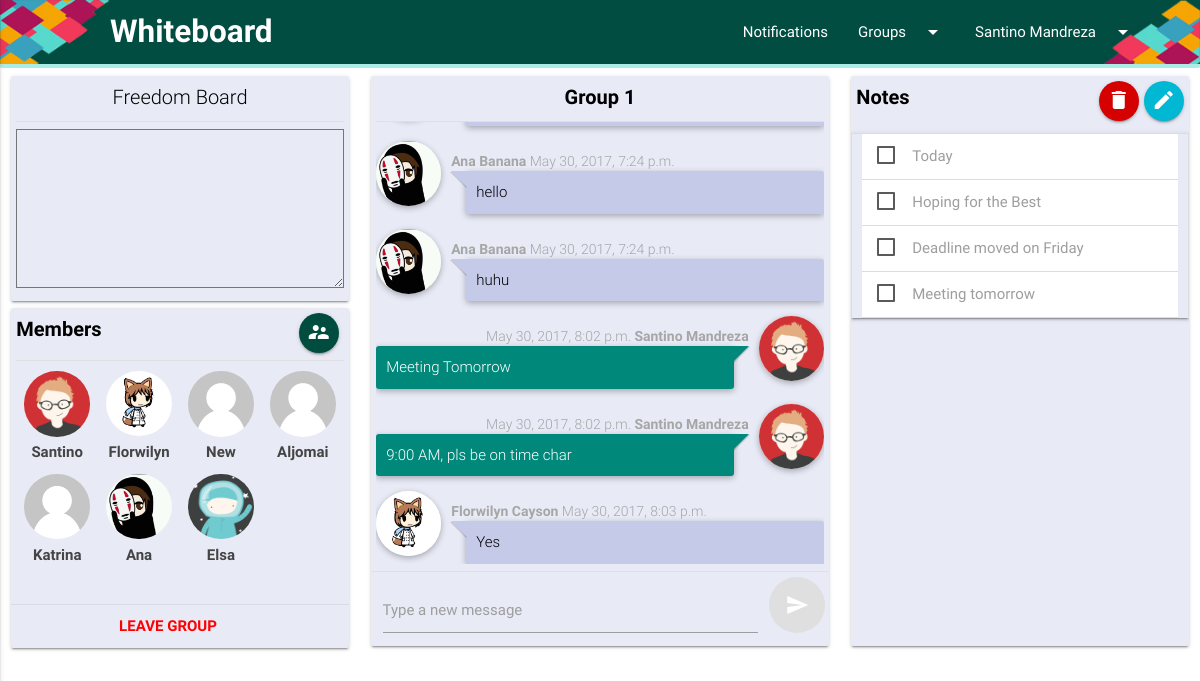
The page /group/1/ (signed in) on the database its author committed.
### user_profile/models.py (models this page shows, shortened)
class Users(models.Model):
	user = models.OneToOneField(User, on_delete=models.CASCADE)
	first_name = models.CharField(max_length=25)
	last_name = models.CharField(max_length=25)
	date_joined = models.DateTimeField(auto_now_add=True)
	prof_pic = models.ImageField(upload_to = './storage/', default = 'storage/default-avatar.png')

### whiteboard/models.py (models this page shows, shortened)
class Member(models.Model):
	group = models.ForeignKey(Group, on_delete=models.CASCADE)
	member = models.ForeignKey(Users, on_delete=models.CASCADE, related_name="is_a_member_of")

class Group(models.Model):
	group_name = models.CharField(max_length = 10)
	date_created = models.DateTimeField(auto_now_add=True)
	owner = models.ForeignKey(Users, null=True, default=None, on_delete=models.SET_NULL, related_name="owns")
	def __str__(self):
   		return self.group_name

class Chat(models.Model):
	sender = models.ForeignKey(Users,null=True, default=None, on_delete=models.SET_NULL)
	group = models.ForeignKey(Group, on_delete=models.CASCADE)
	content = models.CharField(max_length=200)
	date_sent = models.DateTimeField(auto_now_add=True)

class Note(models.Model):
	note = models.CharField(max_length=100)
	owner = models.ForeignKey(Group,on_delete=models.CASCADE)
	attachment = models.FileField(upload_to = './storage/',null=True)
	new = models.BooleanField(default=True)

### Project/views.py (the view)
# urls.py: url(r'^group/(?P<group_id>\d+)/$', views.index, name='group'),
def index(request, group_id):
	if request.user.is_authenticated():
		user_id = request.user.id
		user = Users.objects.get(user__id=user_id)
		is_member_of = get_list_or_404(Member, member__pk=user.id, group__id=group_id)
		group = Member.objects.filter(member__pk=user.pk)
		group_name = Group.objects.get(id=group_id)
		members = Member.objects.filter(group__id=group_id)
		group_chat = Chat.objects.filter(group__id=group_id)
		notes = Note.objects.filter(owner__id=group_id).order_by('-id')
		return render(request, 'index.html', {'group_chat': group_chat, 'user': user, 'group': group, 'group_name': group_name, 'members': members, 'notes': notes, 'group_id': group_id})
	else:
		return redirect('signin')

### Project/templates/index.html (shortened to what this page needs)
{% extends "base.html" %}
{% load static %}
{% block content %}
<div class=" col s12 m6 l3">
	<div class="card indigo lighten-5" style="height: 225px; margin-bottom: 5px">
	    <div class="card-content black-text pull-down" style="padding: 5px;">
	        <span class="card-title center">Freedom Board</span>
	        <div class="divider"></div>
			<textarea id="wall" rows="7" style="height:auto; margin-top: 7px"></textarea>
	    </div>
    </div>
     <div class="card indigo lighten-5 height-fixed" style="margin-bottom: 0px">
	    <div class="card-content black-text pull-down" style="padding: 5px;">
	        <span class="card-title" style="margin-bottom: 15px"><b>Members</b><a class="btn-floating waves-effect waves-light teal darken-4 right" href="#add_membermodal" data-target="add_membermodal" style="margin-right: 5px"><i class="material-icons" style="margin-top: 3px">supervisor_account</i></a></span>
	        <div class="divider" style="margin-top: 3px"></div>
	        <ul class="users-list" id="members-list" style="height: 100%; overflow: auto; margin-bottom: 5px; margin-top: 10px">
	            {% for member in members %}
		            <li>
		            	<img class="member-img" src="{{ member.member.prof_pic.url }}">
		            	<span class="users-list-name">{{member.member.first_name}}</span>
		            </li>
		        {% endfor %}
	        </ul>
	    </div>
	    <div class="card-action center" style="padding: 10px">
	        <a href="/leave/{{group_id}}" style="color: red"><b>Leave group</b></a>
	    </div>
    </div>
</div>
<div class="col s12 m6 l5 x-margin">
	<div class="card indigo lighten-5 height-fixed-2">
	    <div class="card-content black-text pull-down" style="padding: 5px">
	        <span class="card-title" style="border-bottom-color: black; text-align: center;"><b>{{ group_name }}</b></span>
	        <div class="chat" style="height: 91%">
	            <ul style="overflow: auto; height: 100%" id="msg-list">
	               	{% for chat in group_chat %}
	               		{% if user.id != chat.sender.id %}
						    <li class="you">
						        <a class="user" href="#"><img alt="" src="{{ chat.sender.prof_pic.url }}" /></a>
						        <div class="date"><b>
						          {{ chat.sender.first_name }} {{ chat.sender.last_name }}</b>
						        	{{ chat.date_sent }}
						        </div>
						        <div class="message" id="other-color">
						          <p>{{ chat.content }}</p>
						        </div>
      						</li>
      					{% else %}
      						<li class="other">
							    <a class="user" href="#"><img alt="" src="{{ chat.sender.prof_pic.url }}" /></a>
							    <div class="date">{{ chat.date_sent }}     <b>{{ chat.sender.first_name }} {{ chat.sender.last_name }}</b></div>
							    <div class="message" id="you-color">
							        <p>{{ chat.content }}</p>
							    </div>
							</li>
						{% endif %}
					{% endfor %}
	               		</ul>
	               	</div>
			     </div>
			     <div class="divider"></div>
	            <div class="footer green lighten-5">
	            <form id="chat-form" method="post" action="/post/">
		              <div class="input-field col s12 m4 l8" style="width: 87%;" id="chat-msg">
			          <input id="message" type="text" class="validate">
			          <label for="message" class="text-indigo darken-4">Type a new message</label>
			        </div>
			        <button type="submit" class="btn-floating btn-large s12 m4 l2 teal darken-4" id="send" style="margin-top: 5px; float: left;"><i class="material-icons right">send</i></button>
			      </form>
	            </div>
	        </div>
	    </div>
	    <div class="col s12 m6 l3">
	        <div class="card indigo lighten-5" style="height: 570px;">
	            <div class="card-content black-text pull-down" style="padding: 0px; height: 92%">
	              <span class="card-title" style="padding: 5px"><b>Notes</b><a href="#add_notemodal" data-target="add_notemodal" class="btn-floating waves-effect waves-light cyan accent-4 right" style=" margin-left: 5px"><i class="material-icons" style="margin-top: 3px;">mode_edit</i></a><a id= "delete-btn" class="btn-floating waves-effect waves-light red accent-4 right"><i class="material-icons" style="margin-top: 3px">delete</i></a></span>
					  <form action="{% url 'delete' %}" method="POST" id="note-delete" style="overflow: auto; height: 97%">
					    <ul class="collapsible" data-collapsible="accordion" id="notes-list">
						    	{% for note in notes %}
						    	<li class="box-list">
								    <div class="collapsible-header" style="overflow: hidden;text-overflow: ellipsis; white-space: nowrap; ">
								      	<label for="{{note.id}}">{{note.note}}</label>
								    </div>
							    </li>
							    {% endfor %}
						</ul>
						 </form>
	            </div>
	        </div>
        </div>
{% endblock %}

### Project/templates/base.html (shortened to what this page needs)
{% load static %}
<!DOCTYPE html>
<html>
<head>
  <link rel="stylesheet" type="text/css" href="{% static 'materialize/css/materialize.min.css' %}">
  <link rel="stylesheet" type="text/css" href="{% static 'materialize/css/materialize.css' %}">
  <link rel="stylesheet" type="text/css" href="{% static 'materialize/css/theme.css' %}">
  <link rel="stylesheet" type="text/css" href="{% static 'materialize/css/dropify.css' %}">
  <link rel="stylesheet" type="text/css" href="{% static 'materialize/css/dropify.min.css' %}">
    <link rel="stylesheet" type="text/css" href="{% static 'sweetalert/sweetalert2.css' %}">
  <link rel="stylesheet" href="https://cdnjs.cloudflare.com/ajax/libs/font-awesome/4.7.0/css/font-awesome.min.css">
</head>
<body>
  <nav id="whiteboard" style="background-size: cover" class="teal darken-4">
    <div class="nav-wrapper nav-wrap">
      <a href="#!" class="brand-logo logo-pad" style="margin-left: 90px"><b>Whiteboard</b></a>
      <ul class="right hide-on-med-and-down">
        <li><a href="collapsible.html">Notifications</a></li>
        <li><a class="dropdown-button" href="#!" data-activates="groups">Groups<i class="material-icons right">arrow_drop_down</i></a></li>
        <li><a class="dropdown-button" href="#!" data-activates="dropdown1">{{ user.first_name }} {{ user.last_name }}<i class="material-icons right">arrow_drop_down</i></a></li>
      </ul>
    </div>
  </nav>
  <div class="progress" style="margin: 0px;">
  </div>
  <div class="row" style="margin-bottom: 0px;">
    {% block content %}
    {% endblock %}
  </div>
</body>
</html>

### rows shown on the page
Users: first_name "Santino", last_name "Mandreza"
Member: member.prof_pic (placeholder picture), member.first_name "Santino"
Member: member.prof_pic (picture), member.first_name "Florwilyn"
Member: member.prof_pic (placeholder picture), member.first_name "New"
Member: member.prof_pic (placeholder picture), member.first_name "Aljomai"
Member: member.prof_pic (placeholder picture), member.first_name "Katrina"
Member: member.prof_pic (placeholder picture), member.first_name "Ana"
Member: member.prof_pic (placeholder picture), member.first_name "Elsa"
Group: group_name "Group 1"
Chat: sender.prof_pic (placeholder picture), sender.first_name "Ana", sender.last_name "Banana", date_sent "May 30, 2017, 7:24 p.m.", content "hello"
Chat: sender.prof_pic (placeholder picture), sender.first_name "Ana", sender.last_name "Banana", date_sent "May 30, 2017, 7:24 p.m.", content "huhu"
Chat: sender.prof_pic (placeholder picture), date_sent "May 30, 2017, 8:02 p.m.", sender.first_name "Santino", sender.last_name "Mandreza", content "Meeting Tomorrow"
Chat: sender.prof_pic (placeholder picture), date_sent "May 30, 2017, 8:02 p.m.", sender.first_name "Santino", sender.last_name "Mandreza", content "9:00 AM, pls be on time char"
Chat: sender.prof_pic (picture), sender.first_name "Florwilyn", sender.last_name "Cayson", date_sent "May 30, 2017, 8:03 p.m.", content "Yes"
Note: note "Today"
Note: note "Hoping for the Best"
Note: note "Deadline moved on Friday"
Note: note "Meeting tomorrow"
